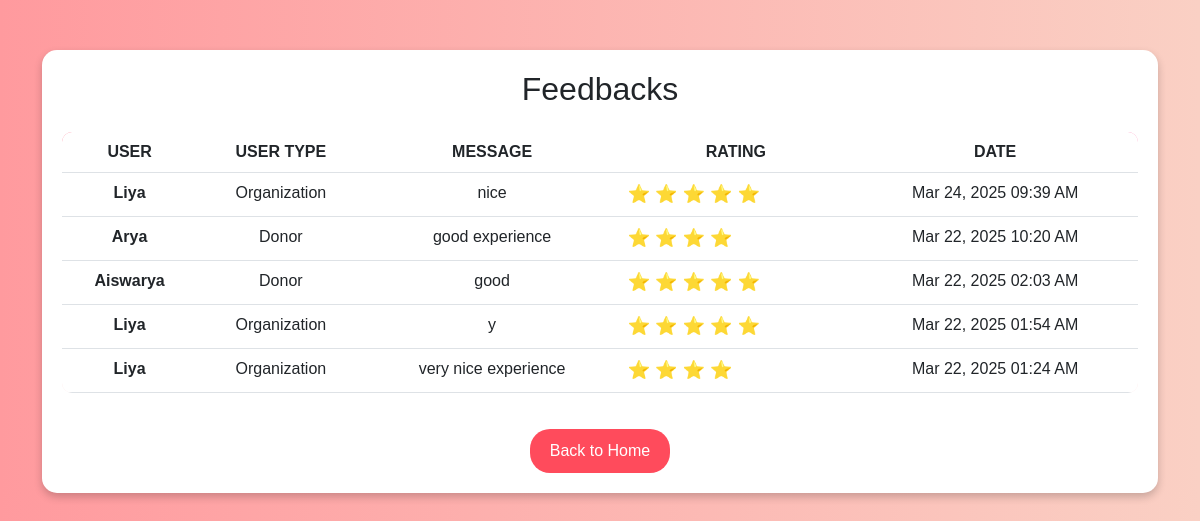
The page /home/viewfeedback/ (signed in) on the database as committed earlier.
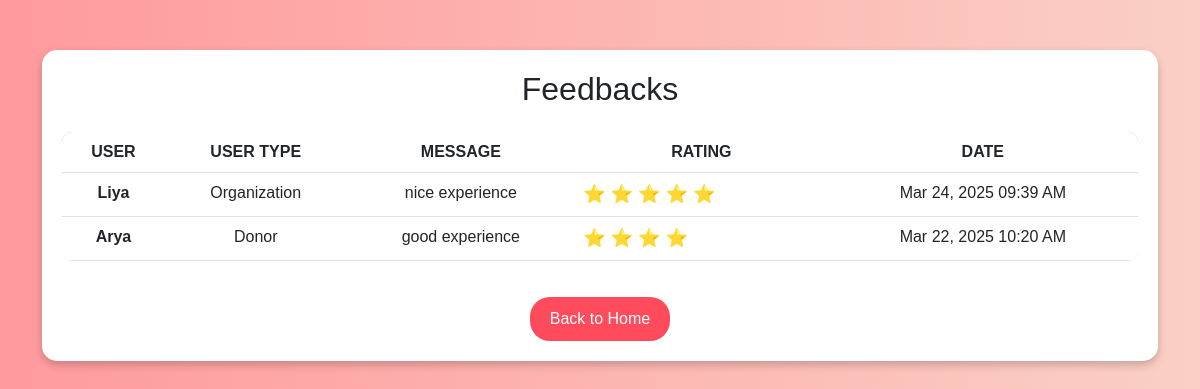
The same page on the database as committed later.
### home/models.py (models this page shows, shortened)
class Feedback(models.Model):
    USER_TYPES = [
        ('donor', 'Donor'),
        ('organization', 'Organization'),
    ]
    RATING_CHOICES = [(i, f"{i} ⭐") for i in range(1, 6)]  # 1 to 5 stars
    user = models.ForeignKey(User, on_delete=models.CASCADE)
    user_type = models.CharField(max_length=20, choices=USER_TYPES)
    message = models.TextField()
    rating = models.IntegerField(choices=RATING_CHOICES, default=5)  # Default 5 stars
    created_at = models.DateTimeField(auto_now_add=True)

### home/views.py (the view)
# urls.py: path('viewfeedback/', views.viewfeedback, name='viewfeedback'),
@login_required
def viewfeedback(request):
    if not request.user.is_superuser:  # Only admin can view
        return redirect('home')
    feedbacks = Feedback.objects.all().order_by('-created_at')
    return render(request, 'viewfeedback.html', {'feedbacks': feedbacks})

### templates/viewfeedback.html (shortened to what this page needs)
<!DOCTYPE html>
<html lang="en">
<head>
    <link href="https://cdn.jsdelivr.net/npm/bootstrap@5.3.0/dist/css/bootstrap.min.css" rel="stylesheet">
</head>
<body>
<div class="container">
    <div class="feedback-card">
        <h2 class="text-center text-dark mb-4">Feedbacks</h2>
        <table class="table table-hover text-center">
            <thead>
                <tr>
                    <th>User</th>
                    <th>User Type</th>
                    <th>Message</th>
                    <th>Rating</th>
                    <th>Date</th>
                </tr>
            </thead>
            <tbody>
                {% for feedback in feedbacks %}
                <tr>
                    <td><strong>{{ feedback.user.username }}</strong></td>
                    <td>{{ feedback.get_user_type_display }}</td>
                    <td>{{ feedback.message }}</td>
                    <td class="star-rating">
                        {% for _ in ""|rjust:feedback.rating %} ⭐ {% endfor %}
                    </td>
                    <td>{{ feedback.created_at|date:"M d, Y h:i A" }}</td>
                </tr>
                {% empty %}
                <tr>
                    <td colspan="5" class="text-muted">No feedbacks available</td>
                </tr>
                {% endfor %}
            </tbody>
        </table>
        <div class="text-center">
            <a href="{% url 'admindashboard' %}" class="btn btn-home">Back to Home</a>
        </div>
    </div>
</div>
</body>
</html>

Rows that differ between the two databases and show on the page:
removed Feedback: user.username "Aiswarya", user_type "Donor", message "good", rating 5 (drawn), created_at "Mar 22, 2025 02:03 AM"
removed Feedback: user.username "Liya", user_type "Organization", message "y", rating 5 (drawn), created_at "Mar 22, 2025 01:54 AM"
removed Feedback: user.username "Liya", user_type "Organization", message "very nice experience", rating 4 (drawn), created_at "Mar 22, 2025 01:24 AM"
changed Feedback "Organization": message "nice" → "nice experience"
